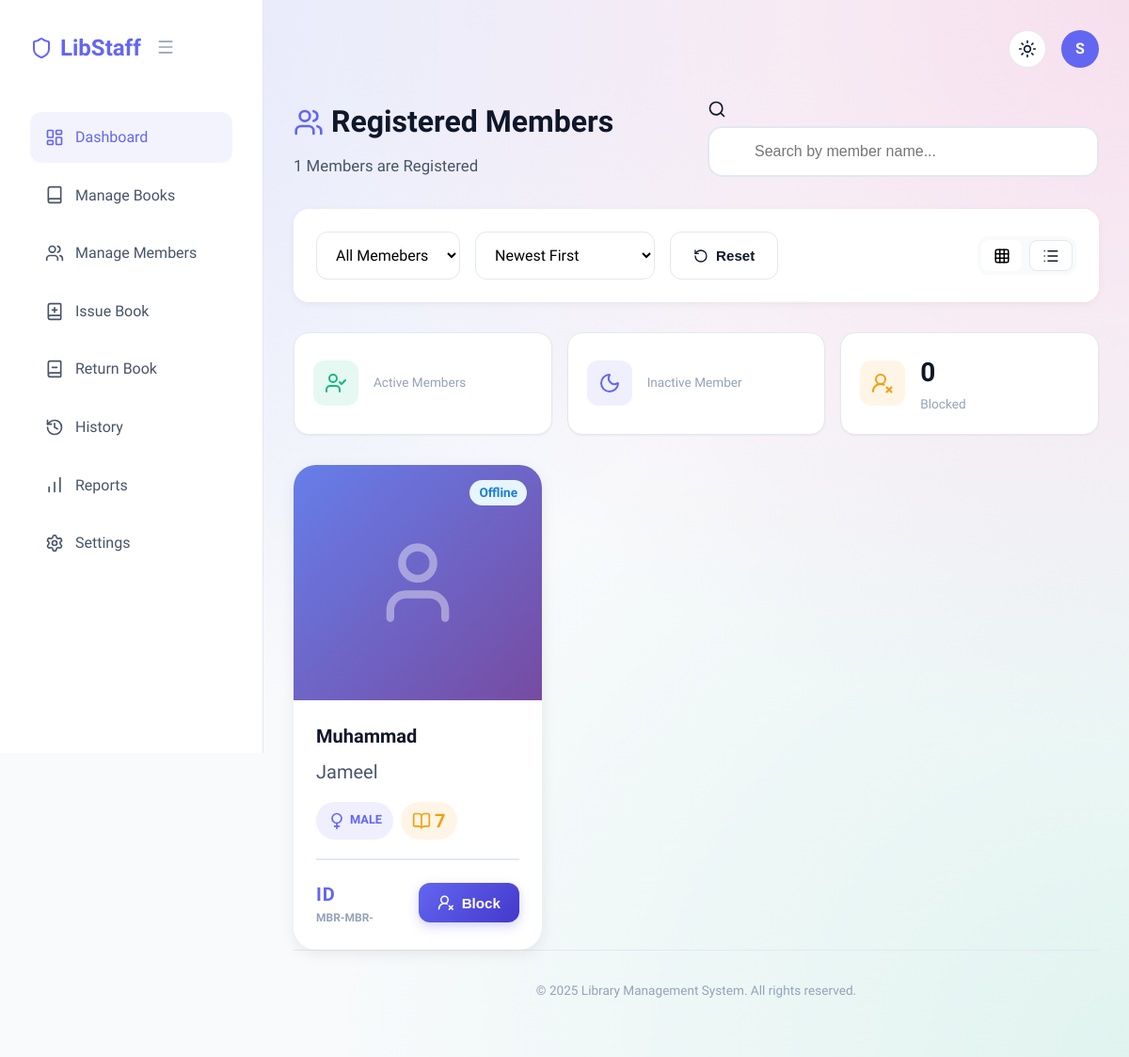
Page /manage_members/ on the earlier database version.
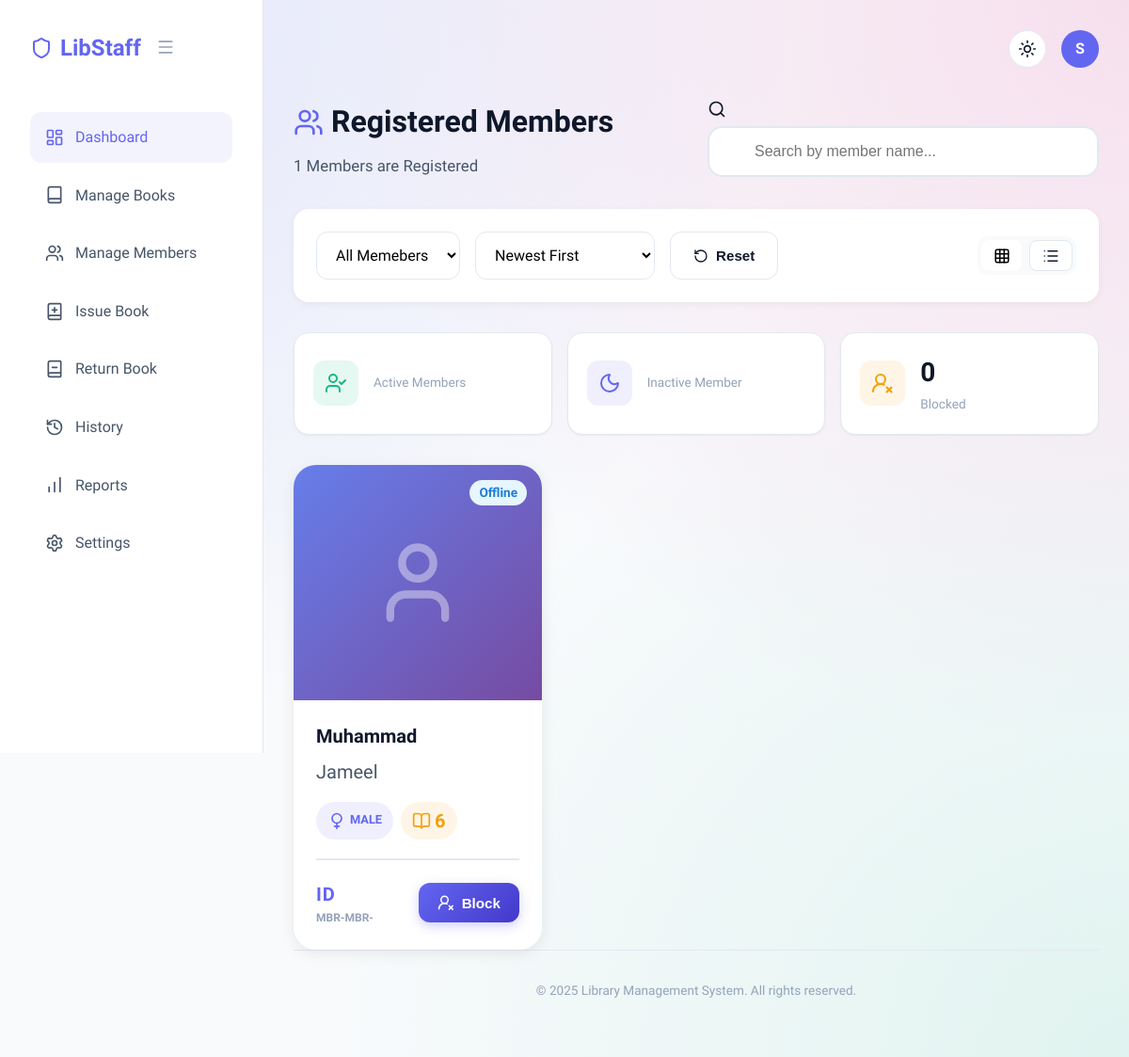
Same page on the later database version.
### library_management/models.py (models this page shows, shortened)
class CommonInfo(models.Model):
    GENDER_CHOICE = [
        ('Male', 'Male'),
        ('Female', 'Female')
    ]
    user = models.OneToOneField(User, on_delete=models.CASCADE)
    date_of_birth = models.DateField()
    gender = models.CharField(max_length=50, choices=GENDER_CHOICE)
    class Meta:
        abstract = True

class Member(CommonInfo):
    lib_id = models.CharField(max_length=50, default='MBR-')
    join_date = models.DateField(auto_now_add=True)
    expiry_date = models.DateField(default=get_expiry_date)
    login_time =models.TimeField(null=True,blank=True)
    is_blocked = models.BooleanField(default=False)
    last_activity = models.DateTimeField(null=True,blank=True)
    borrow_count = models.IntegerField(null=True,blank=True)
    @property
    def status(self):
        if self.is_blocked:
            return "Blocked"
        if not self.last_activity:
            return "Inactive"
        now = timezone.now()
        diff = now - self.last_activity
        if diff < timedelta(minutes=5):
            return "Online"
        if diff < timedelta(hours=1):
            return "Away"
        if diff < timedelta(days=1):
            return "Offline"
        if diff > timedelta(days=30):
            return "Inactive"
        return "Offline"

### library_management/views.py (the view)
# urls.py: path('manage_members/',views.manage_members,name='manage_members'),
def manage_members(request):
    members = Member.objects.all()
    blocked = Member.objects.filter(is_blocked = True).count()
    for member in members:
        member.borrow_count=BorrowRecord.objects.filter(borrower = member,is_returned=False).count()
    content = {'members':members,
               'blocked':blocked,}
    return render(request,'manage_members.html',content)

### library_management/templates/manage_members.html (shortened to what the changed rows need)
{% extends "staff_base.html" %}
{% block body %}
<header class="dashboard-header" style="flex-wrap: wrap; gap: 1.5rem; margin-bottom: 2rem;">
    <div style="flex: 1; min-width: 300px;">
        <h1
            style="font-size: 2rem; margin-bottom: 0.5rem; font-weight: 800; display: flex; align-items: center; gap: 0.5rem;">
            <i data-lucide="users" style="width: 32px; height: 32px; color: var(--primary);"></i>
            Registered Members
        </h1>
    </div>
</header>
<div id="gridView" style="display: grid; grid-template-columns: repeat(auto-fill, minmax(260px, 1fr)); gap: 2rem;">
    {% for member in members %}
    <div class="member-card hover-lift" data-first="{{ member.user.first_name|lower }}"
        data-last="{{ member.user.last_name|lower }}" data-status="{{ member.status|lower }}"
        data-id="{{ member.member_id }}"
        style="background: var(--bg-surface); border-radius: var(--radius-xl); overflow: hidden; box-shadow: 0 4px 16px rgba(0,0,0,0.08); transition: all 0.3s; cursor: pointer;">
        <div
            style="position: relative; overflow: hidden; height: 250px; background: linear-gradient(135deg, #667eea 0%, #764ba2 100%);">
            {% if member.Image %}
            <img src="{{ member.Image.url }}" alt="{{ member.user.first_name }}"
                style="width: 100%; height: 100%; object-fit: cover; transition: transform 0.5s;"
                class="book-cover-hover">
            {% else %}
            <div style="width: 100%; height: 100%; display: flex; align-items: center; justify-content: center;">
                <i data-lucide="user" style="width: 100px; height: 100px; color: white; opacity: 0.4;"></i>
            </div>
            {% endif %}
            <div
                style="position: absolute; top: 1rem; right: 1rem; font-size: 0.85rem; font-weight: 700; display: flex; ">
                <span class="status-{{ member.status|lower }}">{{ member.status }}</span>
            </div>
        </div>
        <div style="padding: 1.5rem;">
            <h3
                style="font-size: 1.25rem; font-weight: 800; margin-bottom: 0.5rem; line-height: 1.4; display: -webkit-box; -webkit-line-clamp: 2; -webkit-box-orient: vertical; overflow: hidden; color: var(--text-main);">
                {{ member.user.first_name }}
            </h3>
            <p style="color: var(--text-secondary); font-size: 1.25rem; margin-bottom: 1rem; font-weight: 500;">
                {{ member.user.last_name }}</p>
            <div style="display: flex; gap: 0.5rem; flex-wrap: wrap; margin-bottom: 1.25rem;">
                <span class="role-badge"
                    style="background: rgba(99, 102, 241, 0.1); color: var(--primary); font-size: 0.8rem; display: flex; align-items: center; gap: 0.25rem;">
                    {% if member.gender == Male %}
                    <i data-lucide="mars" style="width: 12px; height: 12px;"></i>
                    {% else %}
                    <i data-lucide="venus" style="width: 20px; height: 20px;"></i>
                    {% endif %}
                    {{ member.gender }}
                </span>
                <span class="role-badge"
                    style="background: rgba(245, 158, 11, 0.1); color: var(--warning); font-size: 1.25rem; display: flex; align-items: center; gap: 0.25rem;">
                    <i data-lucide="book-open" style="width: 20px; height: 20px;"></i>
                    {{ member.borrow_count }}
                </span>
            </div>
            <div
                style="display: flex; justify-content: space-between; align-items: center; padding-top: 1.25rem; border-top: 2px solid var(--border-light);">
                <div>
                    <div
                        style="font-size: 1.25rem; color: var(--primary); font-weight: 600; text-transform: uppercase; letter-spacing: 0.05em;">
                        ID</div>
                    <div style="font-weight: 800; color: var(--text-muted); font-size: 0.75rem;"> MBR-{{ member.lib_id }}
                    </div>
                </div>
                <button onclick="window.location.href='#'" class="btn btn-primary"
                    style="padding: 0.75rem 1.25rem; font-weight: 700;">
                    <i data-lucide="user-round-x" style="width: 18px; height: 18px;"></i>
                    Block
                </button>
            </div>
        </div>
    </div>
    {% endfor %}
</div>
{% endblock body %}

Differences in the rows shown:
changed Member "Offline": borrow_count "7" → "6"
